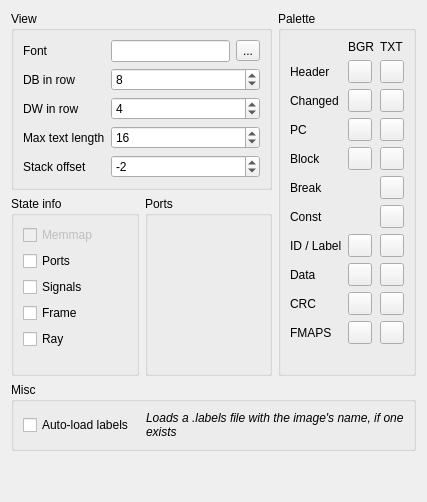
           <widget class="QWidget" name="tab_12">
            <layout class="QGridLayout" name="gridLayout_dbgpage" columnstretch="10,0">
             <item row="0" column="0">
              <layout class="QVBoxLayout" name="verticalLayout_46" stretch="0,1">
               <item>
                <widget class="QGroupBox" name="groupBox_13">
                 <property name="title">
                  <string>View</string>
                 </property>
                 <layout class="QGridLayout" name="gridLayout_16" columnstretch="0,10">
                  <item row="0" column="0">
                   <widget class="QLabel" name="label_64">
                    <property name="text">
                     <string>Font</string>
                    </property>
                   </widget>
                  </item>
                  <item row="0" column="1">
                   <layout class="QHBoxLayout" name="horizontalLayout_38">
                    <item>
                     <widget class="QLineEdit" name="leDbgFont">
                      <property name="toolTip">
                       <string>Font the debugger's panels use</string>
                      </property>
                      <property name="readOnly">
                       <bool>true</bool>
                      </property>
                     </widget>
                    </item>
                    <item>
                     <widget class="QToolButton" name="tbDbgFont">
                      <property name="toolTip">
                       <string>Pick the font</string>
                      </property>
                      <property name="text">
                       <string>...</string>
                      </property>
                      <property name="icon">
                       <iconset resource="../xpeccy.qrc">
                        <normaloff>:/images/font.png</normaloff>:/images/font.png</iconset>
                      </property>
                     </widget>
                    </item>
                   </layout>
                  </item>
                  <item row="1" column="0">
                   <widget class="QLabel" name="label_61">
                    <property name="toolTip">
                     <string>How many bytes a DB line of the listing holds</string>
                    </property>
                    <property name="text">
                     <string>DB in row</string>
                    </property>
                   </widget>
                  </item>
                  <item row="1" column="1">
                   <widget class="QSpinBox" name="sbDbSize">
                    <property name="toolTip">
                     <string>How many bytes a DB line of the listing holds</string>
                    </property>
                    <property name="minimum">
                     <number>1</number>
                    </property>
                    <property name="maximum">
                     <number>16</number>
                    </property>
                    <property name="value">
                     <number>8</number>
                    </property>
                   </widget>
                  </item>
                  <item row="2" column="0">
                   <widget class="QLabel" name="label_63">
                    <property name="toolTip">
                     <string>How many words a DW line of the listing holds</string>
                    </property>
                    <property name="text">
                     <string>DW in row</string>
                    </property>
                   </widget>
                  </item>
                  <item row="2" column="1">
                   <widget class="QSpinBox" name="sbDwSize">
                    <property name="toolTip">
                     <string>How many words a DW line of the listing holds</string>
                    </property>
                    <property name="minimum">
                     <number>1</number>
                    </property>
                    <property name="maximum">
                     <number>16</number>
                    </property>
                    <property name="value">
                     <number>4</number>
                    </property>
                   </widget>
                  </item>
                  <item row="3" column="0">
                   <widget class="QLabel" name="label_62">
                    <property name="toolTip">
                     <string>Longest text a DM line of the listing holds</string>
                    </property>
                    <property name="text">
                     <string>Max text length</string>
                    </property>
                   </widget>
                  </item>
                  <item row="3" column="1">
                   <widget class="QSpinBox" name="sbTextSize">
                    <property name="toolTip">
                     <string>Longest text a DM line of the listing holds</string>
                    </property>
                    <property name="minimum">
                     <number>1</number>
                    </property>
                    <property name="maximum">
                     <number>128</number>
                    </property>
                    <property name="value">
                     <number>16</number>
                    </property>
                   </widget>
                  </item>
                  <item row="4" column="0">
                   <widget class="QLabel" name="label_stackofs">
                    <property name="text">
                     <string>Stack offset</string>
                    </property>
                    <property name="toolTip">
                     <string>Offset the stack panel starts at.
It goes on until the panel runs out of height</string>
                    </property>
                   </widget>
                  </item>
                  <item row="4" column="1">
                   <widget class="QSpinBox" name="sbDbgStackOfs">
                    <property name="toolTip">
                     <string>Offset the stack panel starts at.
It goes on until the panel runs out of height</string>
                    </property>
                    <property name="minimum">
                     <number>-16</number>
                    </property>
                    <property name="maximum">
                     <number>16</number>
                    </property>
                    <property name="singleStep">
                     <number>2</number>
                    </property>
                    <property name="value">
                     <number>-2</number>
                    </property>
                   </widget>
                  </item>
                 </layout>
                </widget>
               </item>
               <item>
                <layout class="QHBoxLayout" name="horizontalLayout_dbgpanel">
                 <item>
                  <widget class="QGroupBox" name="groupBox_dbgblocks">
                   <property name="title">
                    <string>State info</string>
                   </property>
                   <property name="toolTip">
                    <string>What the side panel of the debugger shows</string>
                   </property>
                   <layout class="QVBoxLayout" name="verticalLayout_dbgblocks">
                    <item>
                     <widget class="QCheckBox" name="cbDbgMemmap">
                      <property name="enabled">
                       <bool>false</bool>
                      </property>
                      <property name="text">
                       <string>Memmap</string>
                      </property>
                      <property name="toolTip">
                       <string>Memory pages.
The panel is dragged by that title, so the block stays</string>
                      </property>
                     </widget>
                    </item>
                    <item>
                     <widget class="QCheckBox" name="cbDbgPorts">
                      <property name="text">
                       <string>Ports</string>
                      </property>
                      <property name="toolTip">
                       <string>Port values</string>
                      </property>
                     </widget>
                    </item>
                    <item>
                     <widget class="QCheckBox" name="cbDbgSignals">
                      <property name="text">
                       <string>Signals</string>
                      </property>
                      <property name="toolTip">
                       <string>DOS / ROM / CPM / INT</string>
                      </property>
                     </widget>
                    </item>
                    <item>
                     <widget class="QCheckBox" name="cbDbgFrame">
                      <property name="text">
                       <string>Frame</string>
                      </property>
                      <property name="toolTip">
                       <string>Frames since reset</string>
                      </property>
                     </widget>
                    </item>
                    <item>
                     <widget class="QCheckBox" name="cbDbgRay">
                      <property name="text">
                       <string>Ray</string>
                      </property>
                      <property name="toolTip">
                       <string>Beam position</string>
                      </property>
                     </widget>
                    </item>
                    <item>
                     <spacer name="verticalSpacer_dbgblocks">
                      <property name="orientation">
                       <enum>Qt::Vertical</enum>
                      </property>
                      <property name="sizeHint" stdset="0">
                       <size>
                        <width>20</width>
                        <height>0</height>
                       </size>
                      </property>
                     </spacer>
                    </item>
                   </layout>
                  </widget>
                 </item>
                 <item>
                  <widget class="QGroupBox" name="groupBox_dbgports">
                   <property name="title">
                    <string>Ports</string>
                   </property>
                   <property name="toolTip">
                    <string>Ports of this profile the panel shows,
and the ones it skips</string>
                   </property>
                   <layout class="QVBoxLayout" name="layDbgPorts"/>
                  </widget>
                 </item>
                </layout>
               </item>
              </layout>
             </item>
             <item row="0" column="1">
                <widget class="QGroupBox" name="groupBox_7">
                 <property name="title">
                  <string>Palette</string>
                 </property>
                 <layout class="QGridLayout" name="gridLayout_15">
                  <item row="10" column="0">
                   <widget class="QLabel" name="label_dskid">
                    <property name="text">
                     <string>ID / Label</string>
                    </property>
                    <property name="toolTip">
                     <string>Disk track ID field, and labels in the disassembler</string>
                    </property>
                   </widget>
                  </item>
                  <item row="10" column="1">
                   <widget class="QToolButton" name="tbDbgDskIdBG">
                    <property name="contextMenuPolicy">
                     <enum>Qt::CustomContextMenu</enum>
                    </property>
                    <property name="text">
                     <string/>
                    </property>
                   </widget>
                  </item>
                  <item row="10" column="2">
                   <widget class="QToolButton" name="tbDbgDskIdFG">
                    <property name="contextMenuPolicy">
                     <enum>Qt::CustomContextMenu</enum>
                    </property>
                    <property name="text">
                     <string/>
                    </property>
                   </widget>
                  </item>
                  <item row="11" column="0">
                   <widget class="QLabel" name="label_dskdata">
                    <property name="text">
                     <string>Data</string>
                    </property>
                   </widget>
                  </item>
                  <item row="11" column="1">
                   <widget class="QToolButton" name="tbDbgDskDataBG">
                    <property name="contextMenuPolicy">
                     <enum>Qt::CustomContextMenu</enum>
                    </property>
                    <property name="text">
                     <string/>
                    </property>
                   </widget>
                  </item>
                  <item row="11" column="2">
                   <widget class="QToolButton" name="tbDbgDskDataFG">
                    <property name="contextMenuPolicy">
                     <enum>Qt::CustomContextMenu</enum>
                    </property>
                    <property name="text">
                     <string/>
                    </property>
                   </widget>
                  </item>
                  <item row="12" column="0">
                   <widget class="QLabel" name="label_dskcrc">
                    <property name="text">
                     <string>CRC</string>
                    </property>
                   </widget>
                  </item>
                  <item row="12" column="1">
                   <widget class="QToolButton" name="tbDbgDskCrcBG">
                    <property name="contextMenuPolicy">
                     <enum>Qt::CustomContextMenu</enum>
                    </property>
                    <property name="text">
                     <string/>
                    </property>
                   </widget>
                  </item>
                  <item row="12" column="2">
                   <widget class="QToolButton" name="tbDbgDskCrcFG">
                    <property name="contextMenuPolicy">
                     <enum>Qt::CustomContextMenu</enum>
                    </property>
                    <property name="text">
                     <string/>
                    </property>
                   </widget>
                  </item>
                  <item row="13" column="0">
                   <widget class="QLabel" name="label_fmaps">
                    <property name="text">
                     <string>FMAPS</string>
                    </property>
                    <property name="toolTip">
                     <string>The TSConf FMAPS window in the dump and MEMMAP</string>
                    </property>
                   </widget>
                  </item>
                  <item row="13" column="1">
                   <widget class="QToolButton" name="tbDbgFmBG">
                    <property name="contextMenuPolicy">
                     <enum>Qt::CustomContextMenu</enum>
                    </property>
                    <property name="text">
                     <string/>
                    </property>
                   </widget>
                  </item>
                  <item row="13" column="2">
                   <widget class="QToolButton" name="tbDbgFmFG">
                    <property name="contextMenuPolicy">
                     <enum>Qt::CustomContextMenu</enum>
                    </property>
                    <property name="text">
                     <string/>
                    </property>
                   </widget>
                  </item>
                   <item row="7" column="0">
                   <widget class="QLabel" name="label_49">
                    <property name="text">
                     <string>Block</string>
                    </property>
                   </widget>
                  </item>
                  <item row="0" column="1">
                   <widget class="QLabel" name="label_43">
                    <property name="text">
                     <string>BGR</string>
                    </property>
                   </widget>
                  </item>
                  <item row="7" column="2">
                   <widget class="QToolButton" name="tbDbgSelFG">
                    <property name="contextMenuPolicy">
                     <enum>Qt::CustomContextMenu</enum>
                    </property>
                    <property name="text">
                     <string/>
                    </property>
                   </widget>
                  </item>
                  <item row="0" column="2">
                   <widget class="QLabel" name="label_44">
                    <property name="text">
                     <string>TXT</string>
                    </property>
                   </widget>
                  </item>
                  <item row="3" column="1">
                   <widget class="QToolButton" name="tbDbgChaBG">
                    <property name="contextMenuPolicy">
                     <enum>Qt::CustomContextMenu</enum>
                    </property>
                    <property name="text">
                     <string/>
                    </property>
                   </widget>
                  </item>
                  <item row="6" column="1">
                   <widget class="QToolButton" name="tbDbgPcBG">
                    <property name="contextMenuPolicy">
                     <enum>Qt::CustomContextMenu</enum>
                    </property>
                    <property name="text">
                     <string/>
                    </property>
                   </widget>
                  </item>
                  <item row="1" column="2">
                   <widget class="QToolButton" name="tbDbgHeadFG">
                    <property name="contextMenuPolicy">
                     <enum>Qt::CustomContextMenu</enum>
                    </property>
                    <property name="text">
                     <string/>
                    </property>
                   </widget>
                  </item>
                  <item row="1" column="0">
                   <widget class="QLabel" name="label_40">
                    <property name="text">
                     <string>Header</string>
                    </property>
                   </widget>
                  </item>
                  <item row="1" column="1">
                   <widget class="QToolButton" name="tbDbgHeadBG">
                    <property name="contextMenuPolicy">
                     <enum>Qt::CustomContextMenu</enum>
                    </property>
                    <property name="text">
                     <string/>
                    </property>
                   </widget>
                  </item>
                  <item row="6" column="0">
                   <widget class="QLabel" name="label_48">
                    <property name="text">
                     <string>PC</string>
                    </property>
                   </widget>
                  </item>
                  <item row="6" column="2">
                   <widget class="QToolButton" name="tbDbgPcFG">
                    <property name="contextMenuPolicy">
                     <enum>Qt::CustomContextMenu</enum>
                    </property>
                    <property name="text">
                     <string/>
                    </property>
                   </widget>
                  </item>
                  <item row="7" column="1">
                   <widget class="QToolButton" name="tbDbgSelBG">
                    <property name="contextMenuPolicy">
                     <enum>Qt::CustomContextMenu</enum>
                    </property>
                    <property name="text">
                     <string/>
                    </property>
                   </widget>
                  </item>
                  <item row="8" column="0">
                   <widget class="QLabel" name="label_50">
                    <property name="text">
                     <string>Break</string>
                    </property>
                   </widget>
                  </item>
                  <item row="8" column="2">
                   <widget class="QToolButton" name="tbDbgBrkFG">
                    <property name="contextMenuPolicy">
                     <enum>Qt::CustomContextMenu</enum>
                    </property>
                    <property name="text">
                     <string/>
                    </property>
                   </widget>
                  </item>
                  <item row="3" column="0">
                   <widget class="QLabel" name="label_46">
                    <property name="text">
                     <string>Changed</string>
                    </property>
                   </widget>
                  </item>
                  <item row="3" column="2">
                   <widget class="QToolButton" name="tbDbgChaFG">
                    <property name="contextMenuPolicy">
                     <enum>Qt::CustomContextMenu</enum>
                    </property>
                    <property name="text">
                     <string/>
                    </property>
                   </widget>
                  </item>
                  <item row="9" column="0">
                   <widget class="QLabel" name="label_asmconst">
                    <property name="text">
                     <string>Const</string>
                    </property>
                   </widget>
                  </item>
                  <item row="9" column="2">
                   <widget class="QToolButton" name="tbDbgAsmConstFG">
                    <property name="contextMenuPolicy">
                     <enum>Qt::CustomContextMenu</enum>
                    </property>
                    <property name="toolTip">
                     <string>Constants in the listing.
Right click: back to the style color</string>
                    </property>
                    <property name="text">
                     <string/>
                    </property>
                   </widget>
                  </item>
                  <item row="20" column="0" colspan="3">
                   <spacer name="verticalSpacer_pal">
                    <property name="orientation">
                     <enum>Qt::Vertical</enum>
                    </property>
                    <property name="sizeHint" stdset="0">
                     <size>
                      <width>20</width>
                      <height>20</height>
                     </size>
                    </property>
                   </spacer>
                  </item>
                  </layout>
                </widget>
             </item>
             <item row="1" column="0" colspan="2">
              <widget class="QGroupBox" name="groupBox_dbgmisc">
               <property name="title">
                <string>Misc</string>
               </property>
               <layout class="QHBoxLayout" name="horizontalLayout_dbgmisc" stretch="0,1">
                <property name="spacing">
                 <number>12</number>
                </property>
                <item>
                 <widget class="QCheckBox" name="cbImgLabels">
                  <property name="text">
                   <string>Auto-load labels</string>
                  </property>
                 </widget>
                </item>
                <item>
                 <widget class="QLabel" name="labImgLabels">
                  <property name="font">
                   <font>
                    <italic>true</italic>
                   </font>
                  </property>
                  <property name="text">
                   <string>Loads a .labels file with the image's name, if one exists</string>
                  </property>
                  <property name="wordWrap">
                   <bool>true</bool>
                  </property>
                 </widget>
                </item>
               </layout>
              </widget>
             </item>
             <item row="2" column="0" colspan="2">
              <spacer name="verticalSpacer_2">
               <property name="orientation">
                <enum>Qt::Vertical</enum>
               </property>
               <property name="sizeHint" stdset="0">
                <size>
                 <width>20</width>
                 <height>40</height>
                </size>
               </property>
              </spacer>
             </item>
            </layout>
           </widget>
